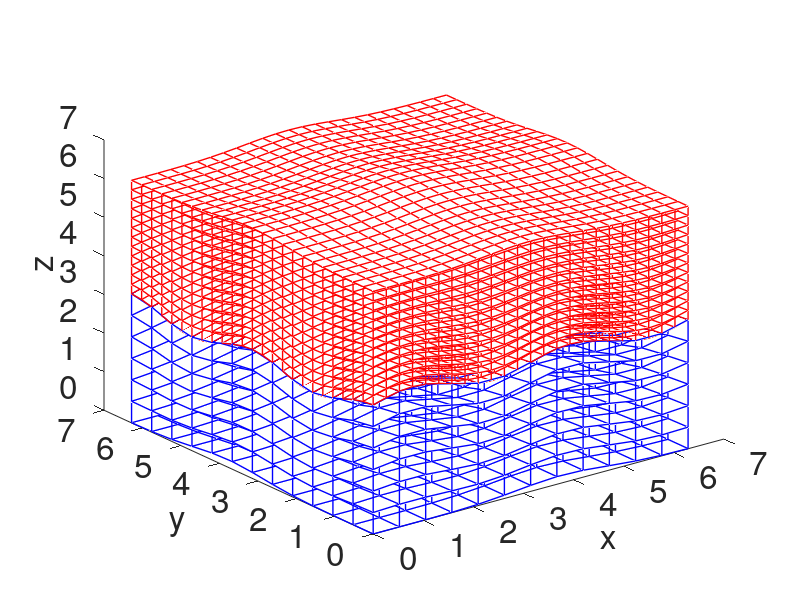
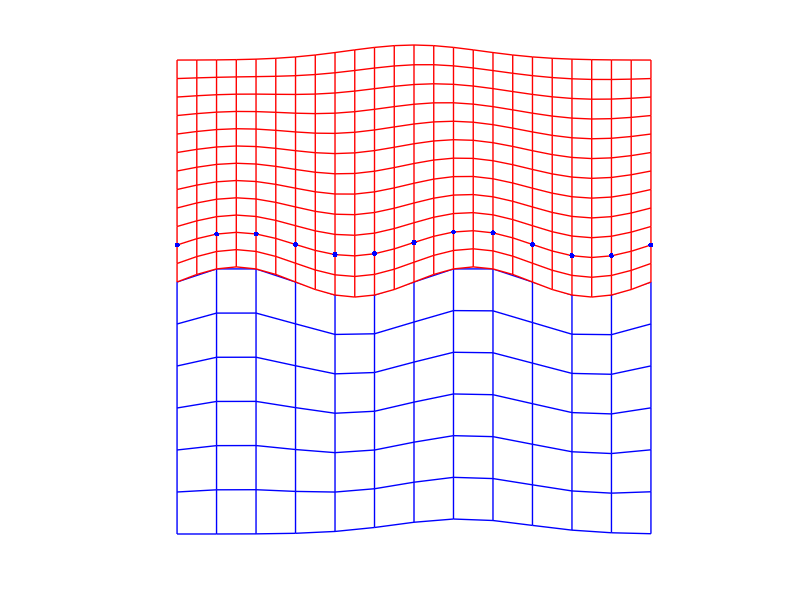
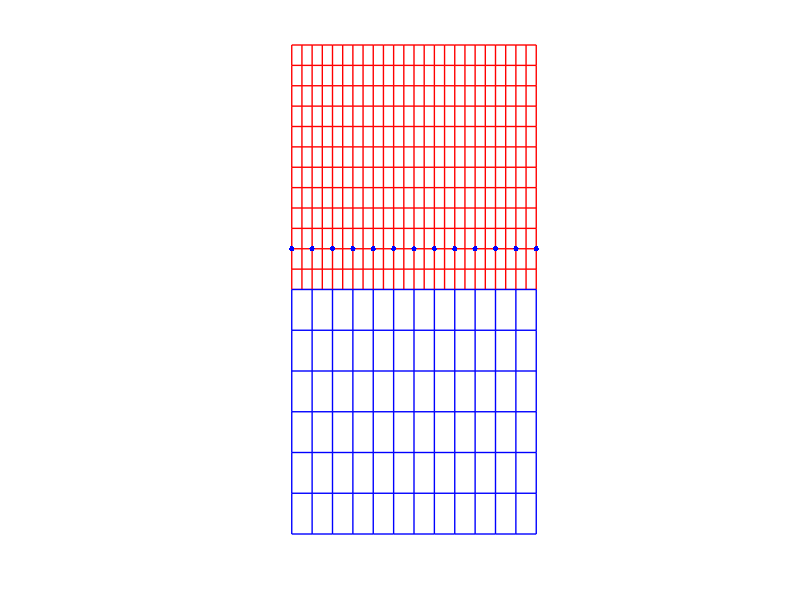

The MATLAB script that drew these images, in order:
% Plot 

close all

N6 = load('N6.txt');
n1_c = N6(1);
n2_c = N6(2);
n3_c = N6(3);
n1_f = N6(4);
n2_f = N6(5);
n3_f = N6(6);

X1c = load('X1c.txt'); 
X2c = load('X2c.txt'); 
X3c = load('X3c.txt'); X3c = reshape(X3c,n1_c,n2_c,n3_c);

X1f = load('X1f.txt'); 
X2f = load('X2f.txt'); 
X3f = load('X3f.txt'); X3f = reshape(X3f,n1_f,n2_f,n3_f);

% this is used to genrate the 3d mesh
[x2c,x1c] = meshgrid(X1c,X2c);
[x2f,x1f] = meshgrid(X1f,X2f);
figure(1)
for i = 1:n3_c
    h4 = mesh(x1c,x2c,X3c(:,:,i));
	set(h4,'EdgeColor','b','linewidth',1)
	hold on
end

z = zeros(1,n3_c);
for k = 1:n2_c
    y = ones(1,n3_c)*X2c(k);
    for i = 1:n1_c
        x = ones(1,n3_c)*X1c(i);
        for j = 1:n3_c
            z(j) = X3c(i,k,j);
        end 
        hold on
        plot3(x,y,z,'b','linewidth',1)
    end 
end

for i = 1:n3_f
    h4 = mesh(x1f,x2f,X3f(:,:,i));
	set(h4,'EdgeColor','r','linewidth',1)
	hold on
end

z = zeros(1,n3_f);
for k = 1:n2_f
    y = ones(1,n3_f)*X2f(k);
    for i = 1:n1_f
        x = ones(1,n3_f)*X1f(i);
        for j = 1:n3_f
            z(j) = X3f(i,k,j);
        end 
        hold on
        plot3(x,y,z,'r','linewidth',1)
    end 
end

grid off
set(gca,'fontsize',24)
xlabel('x','fontsize',24)
ylabel('y','fontsize',24)
zlabel('z','fontsize',24)

% this is used to generate 2d mesh (fixed one direction and calculate another two)
for jj = 1 
    Xci = zeros(n1_c,n3_c);
    Xcj = zeros(n1_c,n3_c);
    for j = 1:n3_c
        for i = 1:n1_c
            Xci(i,j) = X1c(i);
            Xcj(i,j) = X3c(i,jj,j);
	    end 
    end
    Xfi = zeros(n1_f,n3_f);
    Xfj = zeros(n1_f,n3_f);
    errf = zeros(n1_f,n3_f);
    for j = 1:n3_f
        for i = 1:n1_f
	        Xfi(i,j) = X1f(i);
	        Xfj(i,j) = X3f(i,2*jj-1,j);
	    end 
    end
    figure(2), h1=mesh(Xci,Xcj,Xci*0,'linewidth',1); view(2);
    set(gca,'fontsize',12)
    hold on, h2=mesh(Xfi,Xfj,Xfi*0,'linewidth',1); view(2);
    plot3(X1c,X3f(1:2:end,1,3),X1c(1)*ones(1,n1_c),'b.','MarkerSize',12);view(2)
    set(gca,'fontsize',12)
	set(h1,'EdgeColor','b')
	set(h2,'EdgeColor','r')
    axis equal
    xlabel('x','fontsize',12)
	ylabel('z','fontsize',12)
	%title('y = 0','fontsize',12)
    axis off
	%print -depsc mesh_y0.eps
end 

figure(3)
xc = (0:2:24)*0.5;
yc = (0:4:24)*0.5;
xf = (0:24)*0.5;
yf = (24:2:48)*0.5;
xcg = xc;
ycg = 28*ones(1,13)*0.5;
[xxc,yyc] = meshgrid(xc,yc);
[xxcg,yycg] = meshgrid(xc,ycg);
[xxf,yyf] = meshgrid(xf,yf);
h6 = mesh(xxf,yyf,0*xxf,'linewidth',1);view(2)
set(h6,'EdgeColor','r')
hold on
h5 = mesh(xxc,yyc,0*yyc,'linewidth',1);view(2)
set(h5,'EdgeColor','b')
plot(xcg,ycg,'b.','MarkerSize',12)
axis equal
grid off
axis off